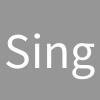
Frame 1 (no input)
Frame 60 (the mouse pressed at the canvas centre just before this capture): identical to frame 1, image omitted
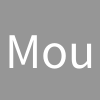
Frame 120 (the mouse held since frame 60 and released just before this capture)

The Processing sketch that drew these frames (run headless with seeded random() and noise(); from frame 60 on, the mouse is pressed at the canvas centre):

// Processing sketch: GravitySimulation
// ── GravitySimulation.pde
Body bod;

ArrayList<Particle> particles = new ArrayList<Particle>();
int maxPartSize = 2000;
int minPartSize = 200;

int mode = 0; // 0 - single particle, 1 - mouse dragged, 2 - change position

PVector init = null;

boolean changingmode = false;

void setup() {
  orientation(LANDSCAPE);
  bod = new Body(width/2, height/2 + 50, 150);
}

void draw() {
  background(255);

  if (mode == 0 && init != null) {
    stroke(100, 100);
    strokeWeight(3);
    line(init.x, init.y, mouseX, mouseY);
  }

  ArrayList<Particle> partToRemove = new ArrayList<Particle>();
  for (Particle p : particles) {
    if (bod.sucked(p)) partToRemove.add(p);

    p.update();
    p.show();
  }

  for (Particle n : partToRemove) {
    if (particles.contains(n)) particles.remove(n);
  }

  if (mode == 2 && mousePressed && !changingmode) {
    bod.pos = new PVector(mouseX, mouseY);
  }
  bod.show();

  fill(150);
  rectMode(CORNERS);
  rect(0, 0, width, 100);

  fill(255);
  strokeWeight(1);
  textAlign(CENTER, CENTER);
  textSize(50);
  switch (mode) {
  case 0:
    text("Single Particle Mode", 0, 0, width, 100);
    break;
  case 1:
    text("Mouse Dragged Mode", 0, 0, width, 100);
    break;
  default:
    text("Move Attraction Source Mode", 0, 0, width, 100);
  }
}

void mousePressed() {
  if (mouseX >= 0 && mouseX <= width && mouseY >= 0 && mouseY <= 100) {
    if (mode == 1) changingmode = true;
    mode++;
    if (mode > 2) mode = 0;
  } else if (mouseY > 100 && mode == 0 && init == null) {
    init = new PVector((int) mouseX, (int) mouseY);
  }
}

void mouseReleased() {
  if (changingmode) changingmode = false;

  if (mouseY > 100 && mode == 0 && init != null) {
    PVector curr = new PVector((int) mouseX, (int) mouseY);

    PVector dist = PVector.sub(curr, init);
    dist.div(35);

    particles.add(new Particle(init, (int) random(minPartSize, maxPartSize), dist));

    init = null;
  }
}

void mouseDragged() {
  if (mouseY > 100 && mode == 1) {
    PVector curr = new PVector((int) mouseX, (int) mouseY);
    PVector prev = new PVector((int) pmouseX, (int) pmouseY);
    particles.add(new Particle(prev, (int) random(minPartSize, maxPartSize), PVector.sub(curr, prev).div(5)));
  }
}

// ── Body.pde
public class Body {
  PVector pos;
  int size;
  float G = 0.4;
  int mass;
  int radius;

  public Body (int posx, int posy, int size) {
    this.pos = new PVector(posx, posy);
    this.size = size;
    this.mass = 300 * size;
    this.radius = size/3;
  }

  boolean sucked(Particle p) {
    if (p.pos.x >= (this.pos.x - radius) && p.pos.x <= (this.pos.x + radius) && p.pos.y >= (this.pos.y - radius) && p.pos.y <= (this.pos.y + radius)) {
      return true;
    }

    return false;
  }

  PVector attract(Particle p) {
    PVector force = PVector.sub(pos, p.pos);
    float strength = (G * size * p.mass) / (force.mag() * force.mag());
    force.setMag(strength);
    return force;
  }

  public void show() {
    fill(0);
    noStroke();
    ellipse(pos.x, pos.y, size, size);
  }
}

// ── Particle.pde
public class Particle {
  PVector pos;
  PVector velocity;
  PVector acceleration;
  int mass, strW;

  public Particle(PVector pos, int mass, PVector initialVel) {
    this.pos = pos;
    this.velocity = initialVel;
    this.acceleration = new PVector(0, 0);
    this.mass = mass;
    this.strW = (int) map(mass, minPartSize, maxPartSize, 10, 40);
  }

  void applyForce(PVector force) {
    acceleration.add(force);
  }

  void update() {
    applyForce(bod.attract(this));

    velocity.add(acceleration);
    pos.add(velocity);
    acceleration.mult(0);
  }

  void show() {
    strokeWeight(strW);
    stroke(255, 0, 0);
    point(pos.x, pos.y);
  }
}
